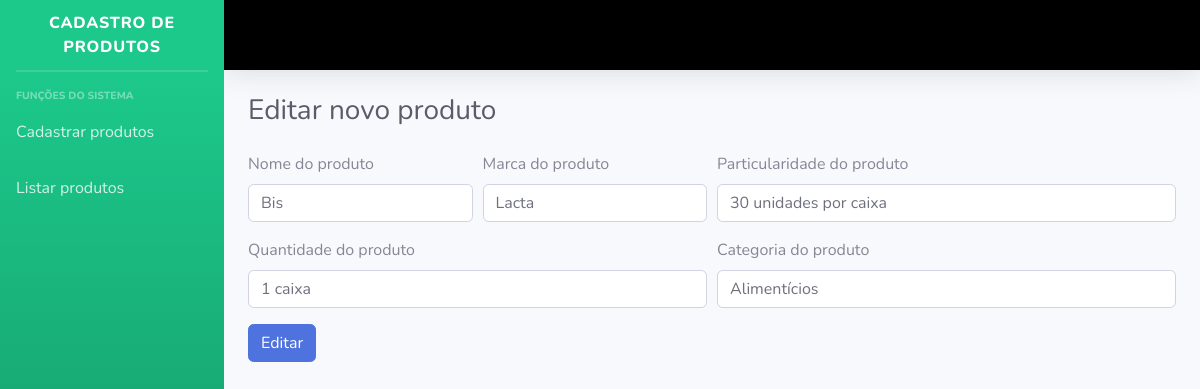
Page /produto_editar/3 on the committed database.
### app_cadastro_de_produtos/models.py (models this page shows)
class Produtos(models.Model):
    nome = models.CharField(max_length=255)
    marca = models.CharField(max_length=255)
    particularidade = models.CharField(max_length=255)
    quantidade = models.CharField(max_length=255)
    categoria = models.CharField(max_length=255)

### app_cadastro_de_produtos/views.py (the view, shortened to what this page needs)
# urls.py: path('produto_editar/<int:pk>', views.produto_editar, name='produto_editar'),
def produto_editar(request, pk):
    produto = get_object_or_404(Produtos, pk=pk)
    return render(request, 'produto_editar.html', {'produto': produto})

### app_cadastro_de_produtos/templates/produto_editar.html
{% extends 'base.html' %}
{% block title %}
Editar novo produto
{% endblock title %}
{% block content %}
<form method="post"> {% csrf_token %}
  <div class="form-row">
    <div class="form-group col-md-3">
      <label>Nome do produto</label>
      <input type="text" class="form-control"  placeholder="Nome do produto" name="nome" value="{{ produto.nome }}">
    </div>
     <div class="form-group col-md-3">
      <label>Marca do produto</label>
      <input type="text" class="form-control"  placeholder="Marca do produto" name="marca" value="{{ produto.marca }}">
    </div>
<div class="form-group col-md-6">
      <label >Particularidade do produto</label>
      <input type="text" class="form-control"  placeholder="Particularidade do produto" name="particularidade" value="{{ produto.particularidade }}">
    </div>
  </div>
  <div class="form-row">
    <div class="form-group col-md-6">
      <label>Quantidade do produto</label>
      <input type="text" class="form-control" name="quantidade" placeholder="Quantidade do produto" value="{{ produto.quantidade }}">
    </div>
    <div class="form-group col-md-6">
      <label>Categoria do produto</label>
      <input type="text" class="form-control" name="categoria" placeholder="Categoria do produto" value="{{ produto.categoria }}">
    </div>
  </div>
  <button type="submit" class="btn btn-primary">Editar</button>
</form>
{% endblock %}

### rows in the picture
Produtos: nome "Bis", marca "Lacta", particularidade "30 unidades por caixa", quantidade "1 caixa", categoria "Alimentícios"
